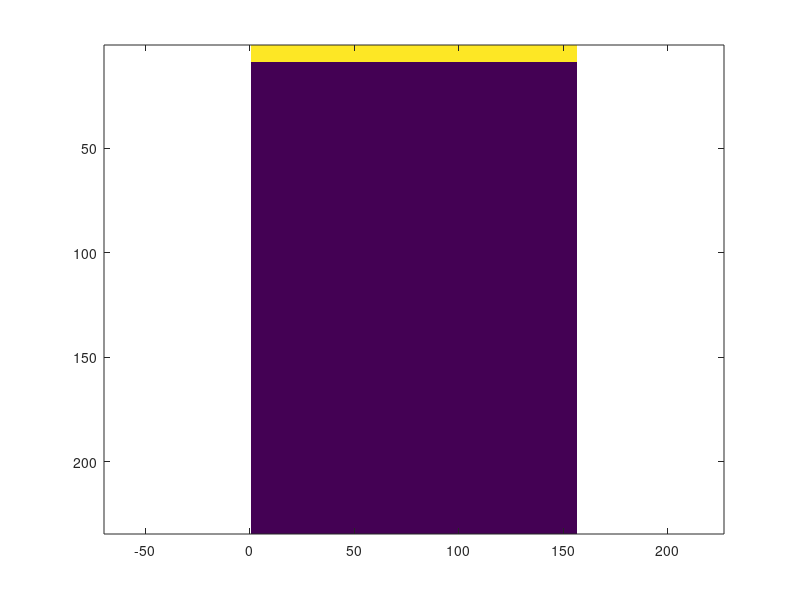

Source code (MATLAB): (Note: this script raises an error after producing the figure.)
2%%%%%%%%%%%%%%%%%%%%%%%%%%%%%%%%%%%%%%%%%%%%%%%%%%%%%%%%%%%%%
% GIANMARCO PINTON
% FIRST WRITTEN: 2018-06-21
% LAST MODIFIED: 2022-03-03
% Launch Fullwave 2 code, easy matlab wrapper
%%%%%%%%%%%%%%%%%%%%%%%%%%%%%%%%%%%%%%%%%%%%%%%%%%%%%%%%%%%%%
%%% Basic variables %%%%%%%%%%%%%%%%%%%%%%%%%%%%%%%%%%%%%%%%%
c0 = 1540;         % average speed of sound (m/s)
omega0 = 2*pi*1e6; % center radian frequency of transmitted wave
wX = 2e-2;         % width of simulation field (m)
wY = 3e-2;         % depth of simulation field (m)
duration = wY*2.3/c0;  % duration of simulation (s)
p0 = 1e5; % pressure in Pa
%%% Advanced variables %%%%%%%%%%%%%%%%%%%%%%%%%%%%%%%%%%%%%%
ppw = 12;          % number of points per spatial wavelength
cfl = 0.4;         % Courant-Friedrichs-Levi condition
ppp = ppw/cfl;     % points per period
%%% Grid size calculations %%%%%%%%%%%%%%%%%%%%%%%%%%%%%%%%%%
lambda = c0/omega0*2*pi; % wavelength (m)
nX = round(wX/lambda*ppw);  % number of lateral elements
nY = round(wY/lambda*ppw);  % number of depth elements
nT = round(duration*c0/lambda*ppw/cfl); % number of time points
dX = c0/omega0*2*pi/ppw % step size in x
dY = dX; % step size in y (please keep step sizes the same)
dT = dX/c0*cfl; % step size in time

ncycles = 2; % number of cycles in pulse
dur = 2; % exponential drop-off of envelope
%%% Generate input coordinates %%%%%%%%%%%%%%%%%%%%%%%%%%%
inmap = zeros(nX,nY); 
inmap(:,1:8)=ones(nX,8);
imagesc(inmap'), axis equal, axis tight
incoords = mapToCoords(inmap); % note zero indexing for compiled code
plot(incoords(:,1),incoords(:,2),'.')
%%% Generate initial conditions based on input coordinates %%%%%%
ncycles = 2; % number of cycles in pulse
dur = 2; % exponential drop-off of envelope
fcen=[round(nX/2) round(nY/1.3)]; % center of focus
t = (0:nT-1)/nT*duration-ncycles/omega0*2*pi;
icvec = exp(-(1.05*t*omega0/(ncycles*pi)).^(2*dur)).*sin(t*omega0)*p0;
plot(icvec)
icmat=repmat(icvec,size(incoords,1)/8,1);
for k=2:8
  t=t-dX/c0; icvec = exp(-(1.05*t*omega0/(ncycles*pi)).^(2*dur)).*sin(t*omega0)*p0;
  icmat=[icmat' repmat(icvec,size(incoords,1)/8,1)']';
end
imagesc(icmat)
%%% Generate output coordinates %%%%%%%%%%%%%%%%%%%%%%%%%%
modX=1; modY=1;
outcoords = coordsMatrix(nX,nY,modX,modY);
plot(outcoords(:,1),outcoords(:,2),'.')
outcoords(:,3)=0; % label zero for total field
outcoords(find(outcoords(:,2)==9),3)=1; % label 1 for transducer surface
idc=find(outcoords(:,3)==0);
idxducer=find(outcoords(:,3)==1);
plot(outcoords(idc,1),outcoords(idc,2),'.'),hold on
plot(outcoords(idxducer,1),outcoords(idxducer,2),'r.'), hold off
%%% Generate field maps %%%%%%%%%%%%%%%%%%%%%%%%%%%%%%%%%%
cmap = ones(nX,nY)*1540;   % speed of sound map (m/s)
rhomap = ones(nX,nY)*1000; % density map (kg/m^3)
Amap = ones(nX,nY)*0.0;    % attenuation map (dB/MHz/cm)
betamap = ones(nX,nY)*0.0;    % nonlinearity map 
%% Let's add a surface %%%%%%%%%%%%%%%%%%%%%%%%%%
cmap(:,round(nY/2)+8:end)=0.95*c0; % surface
imagesc(cmap')
prep_fullwave2_try6_nln_relaxing9(c0,omega0,wX,wY,duration,p0,ppw,cfl,cmap,rhomap,Amap,betamap,incoords,outcoords,icmat)
tic
eval('!./fullwave2_try6_nln_relaxing')
toc
ncoordsout=size(outcoords,1)
nX2=length(1:modX:nX); nY2=length(1:modY:nY);
nRun=sizeOfFile('genout.dat')/4/ncoordsout
genout = readGenoutSlice(['genout.dat'],0:nRun-1,size(outcoords,1));
p = reshape(genout,size(genout,1),nY2,nX2);
imagesc(squeeze(p(end,:,:))), colorbar

%% use powcompress to view small amplitude fields %%
for i=1:20:size(p,1)
  imagesc(powcompress(squeeze(p(i,:,:)),1/3)), title(num2str(i)), drawnow
end

pxducer = readGenoutSlice(['genout.dat'],0:nRun-1,size(outcoords,1),idxducer);
imagesc(powcompress(pxducer,1/3))

px=pxducer(:,round(end/2)); % rf line at center of transducer
plot(px)
[val idt0]=max(abs(hilbert(px))); % idt0 is the time pixel at which the transducer emission envelope is maximal

% convert time into space
tyaxis=((1:size(pxducer,1))-idt0)*dT*c0/2;
plot(tyaxis,px), grid on
%compare to surface location
round(nY/2)*dY

%%%%%%%%%%%%%%%%%%%%%%%%%%%%%%%%%%%%%%%%%%%%%%%%%%%%%%%%%%%%%%%%%%%%%%%%%%%%%%%%%%%%%%%
% Let's look at axial resolution by putting another surface right behind the first one%
% What do you think will happen if you change the number of cycles?
%%%%%%%%%%%%%%%%%%%%%%%%%%%%%%%%%%%%%%%%%%%%%%%%%%%%%%%%%%%%%%%%%%%%%%%%%%%%%%%%%%%%%%%
%% Let's add a surface %%%%%%%%%%%%%%%%%%%%%%%%%%
cmap = ones(nX,nY)*1540;   % speed of sound map (m/s)
cmap(:,round(nY/2)+8:end)=0.95*c0; % first surface
cmap(:,round(nY/2)+8+ppw:end)=c0; % second surface
imagesc(cmap')
prep_fullwave2_try6_nln_relaxing9(c0,omega0,wX,wY,duration,p0,ppw,cfl,cmap,rhomap,Amap,betamap,incoords,outcoords,icmat)
tic
eval('!./fullwave2_try6_nln_relaxing')
toc
ncoordsout=size(outcoords,1)
nX2=length(1:modX:nX); nY2=length(1:modY:nY);
nRun=sizeOfFile('genout.dat')/4/ncoordsout
genout = readGenoutSlice(['genout.dat'],0:nRun-1,size(outcoords,1));
p = reshape(genout,size(genout,1),nY2,nX2);
imagesc(squeeze(p(end,:,:))), colorbar

%% use powcompress to view small amplitude fields %%
for i=1:20:size(p,1)
  imagesc(powcompress(squeeze(p(i,:,:)),1/3)), title(num2str(i)), drawnow
end

pxducer = readGenoutSlice(['genout.dat'],0:nRun-1,size(outcoords,1),idxducer);
imagesc(powcompress(pxducer,1/3))

px=pxducer(:,round(end/2)); % rf line at center of transducer
plot(px)
[val idt0]=max(abs(hilbert(px))); % idt0 is the time pixel at which the transducer emission envelope is maximal

% convert time into space
tyaxis=((1:size(pxducer,1))-idt0)*dT*c0/2;
plot(tyaxis,px), grid on
%compare to surface location
round(nY/2)*dY

%%%%%%%%%%%%%%%%%%%%%%%%%%%%%%%%%%%%%%%%%%%%%%%%%%%%%%%%%%%%%%%%%%%%%
%% Let's add the scatterer in and let's focus to the scatterer%%
%% What would happen if you didn't focus on transmit on the scattererr? %%%
foc=round(nY/1.3);
fcen=[round(nX/2) foc]; % center of focus on axis
fcen=[round(nX/10) foc]; % center of focus off-axis

cmap = ones(nX,nY)*1540;   % speed of sound map (m/s)
rhomap=ones(nX,nY)*1000;
rhomap(fcen(1)-1:fcen(1)+1,fcen(2)-1:fcen(2)+1)=500; % scatterer
imagesc(rhomap'), axis equal, axis tight

t = (0:nT-1)/nT*duration-ncycles/omega0*2*pi;
icvec = exp(-(1.05*t*omega0/(ncycles*pi)).^(2*dur)).*sin(t*omega0)*p0;
[icmat dd] = focusCoords(fcen(1),fcen(2),incoords(1:size(incoords,1)/8,:),icvec,cfl);
for k=2:8
  t=t-dX/c0; icvec = exp(-(1.05*t*omega0/(ncycles*pi)).^(2*dur)).*sin(t*omega0)*p0;
  icmat=[icmat' focusCoords(fcen(1),fcen(2),incoords((k-1)*size(incoords,1)/8+1:(k)*size(incoords,1)/8,:),icvec,cfl)']';
end
imagesc(icmat)

prep_fullwave2_try6_nln_relaxing9(c0,omega0,wX,wY,duration,p0,ppw,cfl,cmap,rhomap,Amap,betamap,incoords,outcoords,icmat)
tic
eval('!./fullwave2_try6_nln_relaxing')
toc
ncoordsout=size(outcoords,1)
nX2=length(1:modX:nX); nY2=length(1:modY:nY);
nRun=sizeOfFile('genout.dat')/4/ncoordsout
genout = readGenoutSlice(['genout.dat'],0:nRun-1,size(outcoords,1));
p = reshape(genout,size(genout,1),nY2,nX2);
imagesc(squeeze(p(end,:,:))), colorbar

%% use powcompress to view small amplitude fields %%
for i=1:20:size(p,1)
  imagesc(powcompress(squeeze(p(i,:,:)),1/3)), title(num2str(i)), drawnow
end

pxducer = readGenoutSlice(['genout.dat'],0:nRun-1,size(outcoords,1),idxducer);
imagesc(powcompress(pxducer,1/3))

px=pxducer(:,round(end/2)); % rf line at center of transducer
plot(px)
[val idt0]=max(abs(hilbert(px))); % idt0 is the time pixel at which the transducer emission envelope is maximal

% convert time into space
tyaxis=((1:size(pxducer,1))-idt0)*dT*c0/2;
plot(tyaxis,px), grid on
%compare to scatterer location
round(nY/1.3)*dY

%%%%%%%%%%%%%%%%%%%%%%%%%%%%%%%%%%%%%%%%%%%%%%%%%%%%%%%%%%%%%%%%%%%%%%%
%% What happens if we move our scatterer off-axis?
%% let'c change fcen and find out

%%%%%%%%%%%%%%%%%%%%%%%%%%%%%%%%%%%%%%%%%%%%%%%%%%%%%%%%%%%%%%%%%%%%%%%
%% What happens if we use a plane wave transmit? 
foc=round(nY/1.3);
fcen=[round(nX/2) foc*1000]; % center of focus on axis

fcen_scat=[round(nX/2) foc]; % center of focus on axis
fcen_scat=[round(nX/10) foc]; % center of focus off-axis


cmap = ones(nX,nY)*1540;   % speed of sound map (m/s)
rhomap=ones(nX,nY)*1000;
rhomap(fcen_scat(1)-1:fcen_scat(1)+1,fcen_scat(2)-1:fcen_scat(2)+1)=500; % scatterer
imagesc(rhomap'), axis equal, axis tight

t = (0:nT-1)/nT*duration-ncycles/omega0*2*pi;
icvec = exp(-(1.05*t*omega0/(ncycles*pi)).^(2*dur)).*sin(t*omega0)*p0;
[icmat dd] = focusCoords(fcen(1),fcen(2),incoords(1:size(incoords,1)/8,:),icvec,cfl);
for k=2:8
  t=t-dX/c0; icvec = exp(-(1.05*t*omega0/(ncycles*pi)).^(2*dur)).*sin(t*omega0)*p0;
  icmat=[icmat' focusCoords(fcen(1),fcen(2),incoords((k-1)*size(incoords,1)/8+1:(k)*size(incoords,1)/8,:),icvec,cfl)']';
end
imagesc(icmat)

prep_fullwave2_try6_nln_relaxing9(c0,omega0,wX,wY,duration,p0,ppw,cfl,cmap,rhomap,Amap,betamap,incoords,outcoords,icmat)
tic
eval('!./fullwave2_try6_nln_relaxing')
toc
ncoordsout=size(outcoords,1)
nX2=length(1:modX:nX); nY2=length(1:modY:nY);
nRun=sizeOfFile('genout.dat')/4/ncoordsout
genout = readGenoutSlice(['genout.dat'],0:nRun-1,size(outcoords,1));
p = reshape(genout,size(genout,1),nY2,nX2);
imagesc(squeeze(p(end,:,:))), colorbar

%% use powcompress to view small amplitude fields %%
for i=1:20:size(p,1)
  imagesc(powcompress(squeeze(p(i,:,:)),1/3)), title(num2str(i)), drawnow
end

pxducer = readGenoutSlice(['genout.dat'],0:nRun-1,size(outcoords,1),idxducer);
imagesc(powcompress(pxducer,1/3))

px=pxducer(:,round(end/2)); % rf line at center of transducer
plot(px)
[val idt0]=max(abs(hilbert(px))); % idt0 is the time pixel at which the transducer emission envelope is maximal

% convert time into space
tyaxis=((1:size(pxducer,1))-idt0)*dT*c0/2;
plot(tyaxis,px), grid on
%compare to scatterer location
round(nY/1.3)*dY

% different location on transducer
plot(tyaxis,px), hold on,
plot(tyaxis,pxducer(:,round(end/10))), hold off
grid on

%%%%%%%%%%%%%%%%%%%%%%%%%%%%%%%%%%%%%%%%%%%%%%%%%%%%%%%%%%%%%%%%%%%%%%%%%%
% Point targets are spherical reflectors
% Let's pick an aribitrary point in space and calculate the distance to the transducer surface

xducercoords = outcoords(idxducer,:);
i=nX/2; j=nY/2; % point in the middle
i=fcen_scat(1)+2*ppw; j=fcen_scat(2); % location of scatterer
i=fcen_scat(1); j=fcen_scat(2); % location of scatterer

subplot(2,1,1)
plot(i,j,'.'), hold on
plot(xducercoords(:,1),xducercoords(:,2),'r.'), hold off
axis equal, xlim([1 nX]), ylim([1 nY])

dd=zeros(size(xducercoords,1),1);
for n=1:size(xducercoords,1)
  subplot(2,1,1)
  plot(i,j,'.'), hold on
  plot(xducercoords(:,1),xducercoords(:,2),'r.')
  plot(xducercoords(n,1),xducercoords(n,2),'g.')
  hold off
  axis equal, xlim([1 nX]), ylim([1 nY])

  dd(n)=sqrt((xducercoords(n,1)-i).^2+(xducercoords(n,2)-j).^2);
  subplot(2,1,2)
  plot(dd)
  ylim([0 max(dd)])
  drawnow
end


%% Apply the delays to the RF data in three parts
% 1. idt0
% 2. range equation to calculate the arrival time
% 3. spherical delays for Huygen's principle

lat=0*(nY/2)*dX;
dep=(nY/2)*dY;

subplot(2,1,1), imagesc(powcompress(pxducer,1/3))
rftmp=pxducer;
rfrng=2*ppp;
rffoc=zeros(2*rfrng+1,size(xducercoords,1));
idt=idt0+(j-8)*dX/double(c0)/dT; % transmit offset + range equation
for n=1:size(xducercoords,1)
  m=round(idt+dd(n)/cfl-rfrng:idt+dd(n)/cfl+rfrng);
  rffoc(:,n)=pxducer(m,n); % the focused rf
  subplot(2,1,2), imagesc(rffoc), drawnow;
  rftmp(m,n)=NaN;
  subplot(2,1,1), imagesc(powcompress(rftmp,1/3)), drawnow;

end
    
%% Now do it for all points in the image you want to reconstruct
imagesc(powcompress(pxducer,1/3))
deps = 1e-3:lambda/8:nY*0.9*dX;
lats = -20e-3:lambda/8:20e-3;

xducercoords = outcoords(idxducer,:);
bm=zeros(length(lats),length(deps));
idps=cell(length(lats),length(deps));

fnumber=1;

idps=cell(length(lats),length(deps));
for ii=1:length(lats)
  lat=lats(ii);
  for jj=1:length(deps)
    dep=deps(jj);
    fcen=round([lat/dY+mean(xducercoords(:,1)) dep/dY ]);
    idx=find(abs(xducercoords(:,1)-fcen(1))<=fcen(2)/fnumber);
    dd=focusProfile(fcen,xducercoords(idx,:),dT/dY*c0);
    idt=idt0+round(2*dep/double(c0)/(dT));
    idp=double((size(pxducer,1)*(idx-1))+double(idt)+dd);
    idps{ii,jj}=idp;
  end
end

  for ii=1:length(lats)
    for jj=1:length(deps)
      bm(ii,jj)=sum(pxducer(idps{ii,jj}));
    end
  end

figure(1), clf
imagesc(lats*1e3,deps*1e3,dbzero(abs(hilbert(squeeze(bm')))),[-40 0])
colormap gray, cbar=colorbar; title(cbar,'dB')
xlabel('mm'), ylabel('mm')
axis equal, axis tight

%%%%%%%%%%%%%%%%%%%%%%%%%%%%%%%%%%%%%%%%%%%%%%%%%%%%%%%%%%%%%%%%%%%%%%%%
%% Focus on transmit and focus on receive%%%%%%%%%%%%%%%%%%%%%%%%%%%%%%%
%% Walking aperture %%%%%%%%%%%%%%%%%%%%%%%%%%%%%%%%%%%%%%%%%%%%%%%%%%%%

tx.nTx=40; % number of Tx events
tx.dep=nY/1.3*dY; % focal depth (m)
tx.bmw=lambda/2; % beamwidth (m), is this an integer multiple of dX? 

fcen=[round(nX/2) tx.dep/dX]; % center of focus on axis

t = (0:nT-1)/nT*duration-ncycles/omega0*2*pi;
icvec = exp(-(1.05*t*omega0/(ncycles*pi)).^(2*dur)).*sin(t*omega0)*p0;
[icmat dd] = focusCoords(fcen(1),fcen(2),incoords(1:size(incoords,1)/8,:),icvec,cfl);
for k=2:8
  t=t-dX/c0; icvec = exp(-(1.05*t*omega0/(ncycles*pi)).^(2*dur)).*sin(t*omega0)*p0;
  icmat=[icmat' focusCoords(fcen(1),fcen(2),incoords((k-1)*size(incoords,1)/8+1:(k)*size(incoords,1)/8,:),icvec,cfl)']';
end
imagesc(icmat)

% instead of moving the transducer, we will move the maps
nXextend=nX+ceil(tx.bmw/dX*tx.nTx);
%%% Generate field maps %%%%%%%%%%%%%%%%%%%%%%%%%%%%%%%%%%
cmapextend = ones(nXextend,nY)*1540;   % speed of sound map (m/s)
rhomapextend = ones(nXextend,nY)*1000; % density map (kg/m^3)
Amapextend = ones(nXextend,nY)*0.0;    % attenuation map (dB/MHz/cm)
betamapextend = ones(nXextend,nY)*0.0;    % nonlinearity map 

scat_density=0.0015;
scats=rand(nXextend,nY);
scats(find(scats>scat_density))=0;
scats=scats/max(max(scats));
mean(mean(scats))
scats(:,1:10)=0; % don't put scatters inside your transducer
rhosr=0.0375; % scatterer impedance contrast 

rhomapextend=rhomapextend-scats*1000*rhosr;
imagesc(rhomapextend'), colorbar

for n=1:tx.nTx
  outdir=['/kulm/scratch/bmm890/txrx_' num2str(n) '/']
  eval(['!mkdir -p ' outdir]);

  cmap=cmapextend(1+(n-1)*round(tx.bmw/dX):(n-1)*round(tx.bmw/dX)+nX,:);
  rhomap=rhomapextend(1+(n-1)*round(tx.bmw/dX):(n-1)*round(tx.bmw/dX)+nX,:);
  Amap=Amapextend(1+(n-1)*round(tx.bmw/dX):(n-1)*round(tx.bmw/dX)+nX,:);
  betamap=betamapextend(1+(n-1)*round(tx.bmw/dX):(n-1)*round(tx.bmw/dX)+nX,:);
  
  imagesc(rhomap'), drawnow

  eval(['!cp fullwave2_try6_nln_relaxing ' outdir]);
  
  cwd=pwd; addpath(cwd);
  prep_fullwave2_try6_nln_relaxing9(c0,omega0,wX,wY,duration,p0,ppw,cfl,cmap,rhomap,Amap,betamap,incoords,outcoords,icmat)
  eval('!./fullwave2_try6_nln_relaxing & ')
  cd(outdir)
  cd(cwd);

end


%%% GENERATE IMAGE %%%%%%%%%%%%%%%%%%%%%%%%%%%%%%%%%%%%%%%%%%%%%%%%%%%%%%%%
deps = 2e-3:lambda/8:nY*dY/1.1;
lats = 0;
xducercoords = outcoords;
bm=zeros(length(lats),length(deps),nlines);
idps=cell(length(lats),length(deps));

n=round(tx.nTx/2);
 outdir=['/kulm/scratch/bmm890/txrx_' num2str(n) '/']
ncoordsout=size(outcoords,1);
nRun=sizeOfFile([outdir 'genout.dat'])/4/ncoordsout;
pxducer = readGenoutSlice(['genout.dat'],0:nRun-1,size(outcoords,1),idxducer);
imagesc(powcompress(pxducer,1/3))
px=pxducer(:,round(size(pxducer,2)/2));
[val idt0]=max(abs(hilbert(px)))

for n=1:tx.nTx
  outdir=['/kulm/scratch/bmm890/txrx_' num2str(n) '/']

  ncoordsout=size(outcoords,1);
  nRun=sizeOfFile([outdir 'genout.dat'])/4/ncoordsout;
  while(nRun<nT-10)
    pause(0.1)
    nRun=sizeOfFile([outdir 'genout.dat'])/4/ncoordsout;
  end
 pxducer = readGenoutSlice(['genout.dat'],0:nRun-1,size(outcoords,1),idxducer);
 imagesc(powcompress(pxducer,1/3))
 
  if(n==1)
    idps=cell(length(lats),length(deps));
    for ii=1:length(lats)
      lat=lats(ii);
      for jj=1:length(deps)
        dep=deps(jj);
        fcen=round([lat/dY+mean(xducercoords(:,1)) dep/dY ]);
        idx=find(abs(xducercoords(:,1)-fcen(1))<=fcen(2)/fnumber);
        dd=focusProfile(fcen,xducercoords(idx,:),dT/dY*c0);
        idt=idt0+round(2*dep/double(c0)/(dT));
        idp=double((size(pxducer,1)*(idx-1))+double(idt)+dd);
	idp=idp(find(idp<=size(pxducer,1)*size(pxducer,2)));
        idps{ii,jj}=idp;
      end
    end
  end

  for ii=1:length(lats)
    for jj=1:length(deps)
      bm(ii,jj,n)=sum(pxducer(idps{ii,jj}));
    end
  end
end

%% PLOT THE BMODE IMAGE %%
figure(1)
n=1:tx.nTx; bws=((n-(tx.nTx+1)/2)*tx.bmw/4)*dY;
imagesc(bws*1e3,deps*1e3,dbzero(abs(hilbert(squeeze(bm)))),[-40 0])
colormap gray
xlabel('mm'), ylabel('mm')
axis equal, axis tight

figure(2)
n=6;
cs = cscat_lesion(round(nXextend/2-(n-(tx.nTx+1)/2)*tx.bmw/4-nY/2):round(nXextend/2-(n-(tx.nTx+1)/2)*tx.bmw/4-nY/2)+nY-1,:);

imagesc(((1:nY)-nY/2)*dY*1e3,(1:nZ)*dY*1e3,cs')
axis equal, axis tight
axis([bws(1) bws(end) deps(1) deps(end)]*1e3)
xlabel('mm'), ylabel('mm')

